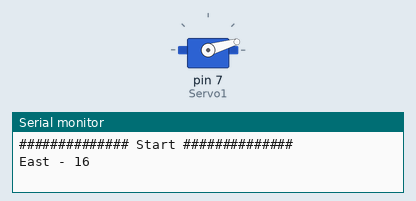
Bench run of a sketch on a simulated Arduino Uno, built with avr-gcc and run on an emulated ATmega328P. Shown: servo, the last lines printed to the serial monitor.

Above: at 2.05 s.
At 3.0 s:
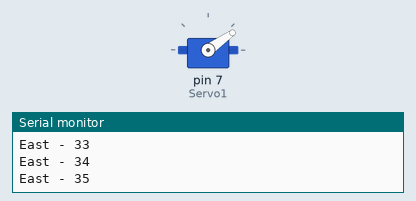
At 3.95 s:
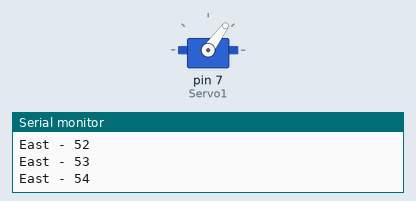
At 5.85 s:
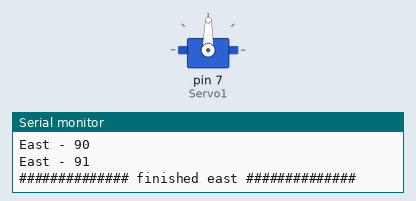
Timing chart, 0 to 10.9 s (numbered marks = the images above):
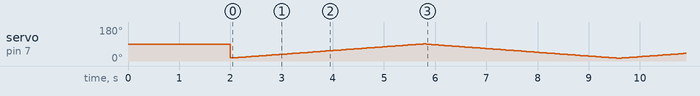

The sketch:

Solar_Panel_03_08_2021.ino
```cpp
#include <Servo.h>

#define West 90
#define East 15
#define StartingPosition 15

int Position = StartingPosition;
Servo Servo1;


int OneStepEast(){
  if (Borders()) {
    Position = Position + 1;
    Servo1.write(Position);
    Serial.print("East - ");
    Serial.println(Position);
    delay(50);
  }
}
int OneStepWest(){
  if (Borders()) {
    Position = Position - 1;
    Servo1.write(Position);
    Serial.print("West - ");
    Serial.println(Position);
    delay(50);
  }
}
bool Borders () {
  if ((Position<91)&&(Position>14)) {
    return true;
  }
return false;
}
int GoEastUntilBorder () {
    while (Borders()) {
    OneStepEast();
    }
    Position = 90;
    Servo1.write(90);
}
int GoWestUntilBorder () {
    while (Borders()) {
    OneStepWest();
    }
    Position = 15;
    Servo1.write(15);
}


void setup() {
  Serial.begin(9600);
  delay(2000);
  Servo1.attach(7);
}


void loop(){
  Serial.println("############## Start ##############");
  GoEastUntilBorder();
  Serial.println("############## finished east ##############");
  GoWestUntilBorder();
  Serial.println("############## finished west ##############");
  GoEastUntilBorder();
  Serial.println("############## finished returning back ##############");
}
```
